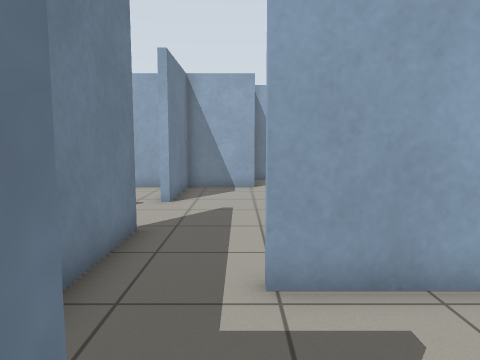
[1] (above)

16 first-person views from a walk through a robot-simulator world made for Gazebo. The camera is 0.97 m above the floor, tilts 6° down and sees 70° across. The floor is counted in squares, 0.5 m on a side. Each view is taken from the middle of a square. On the plan, view 1 faces up. The plan holds only what a view shows up to about 18 squares ahead; the rest is blank.

[2]
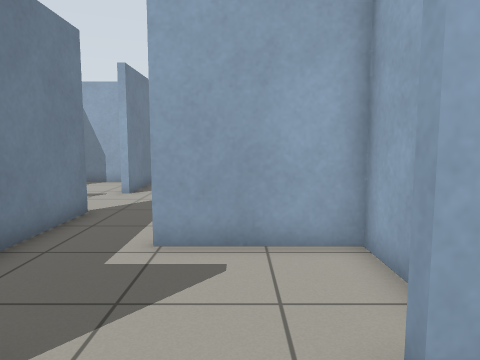

[3]
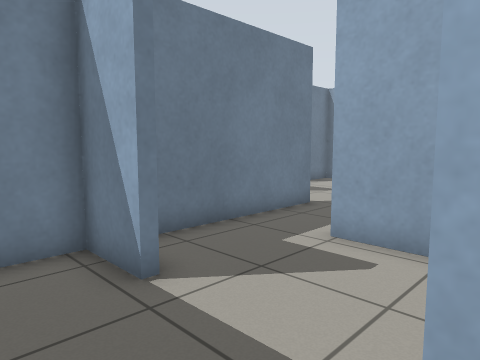

[4]
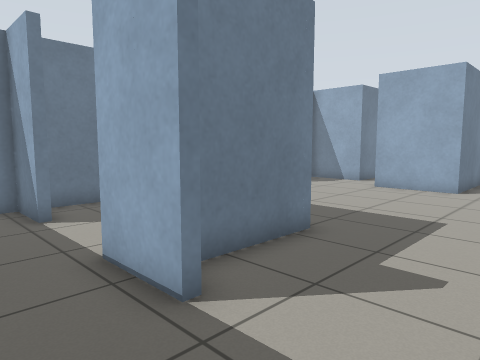

[5]
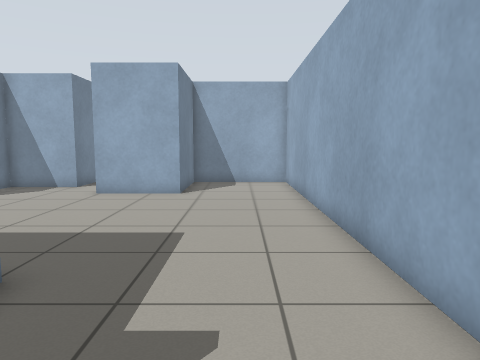

[6]
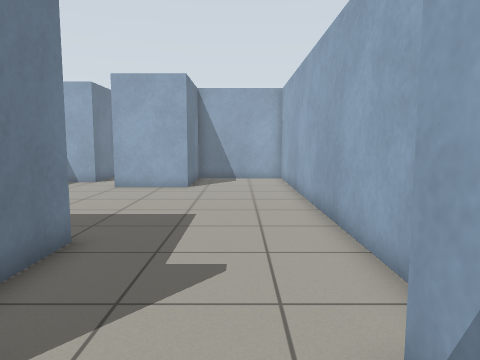

[7]
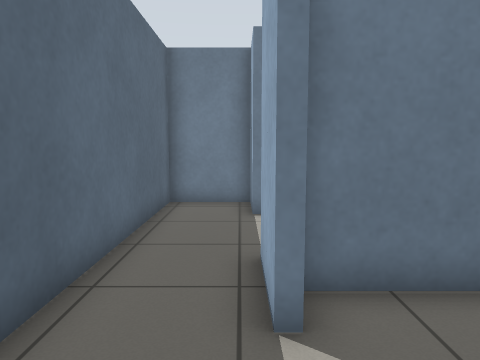

[8]
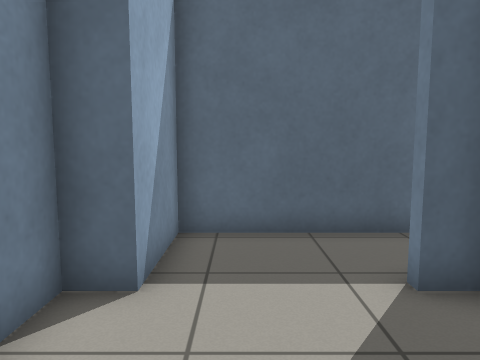

[9]
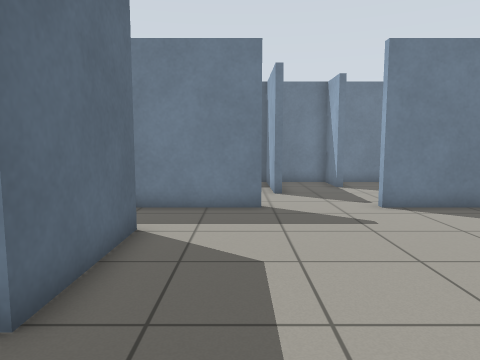

[10]
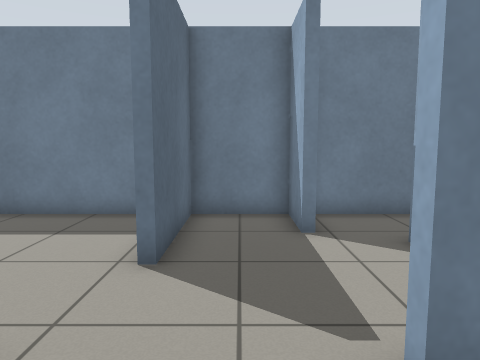

[11]
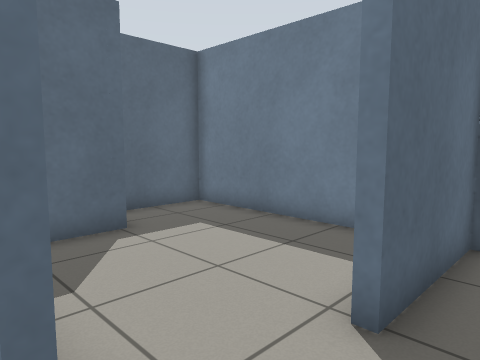

[12]
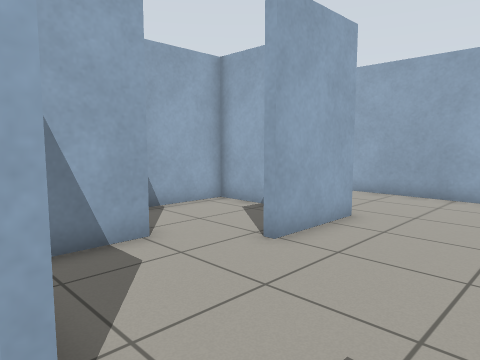

[13]
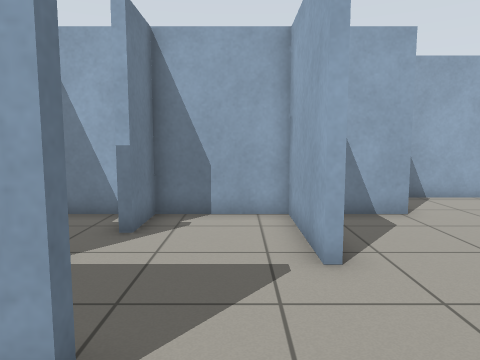

[14]
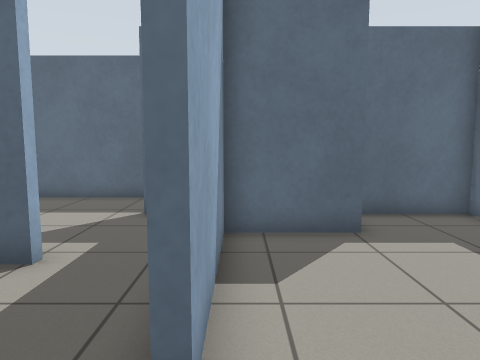

[15]
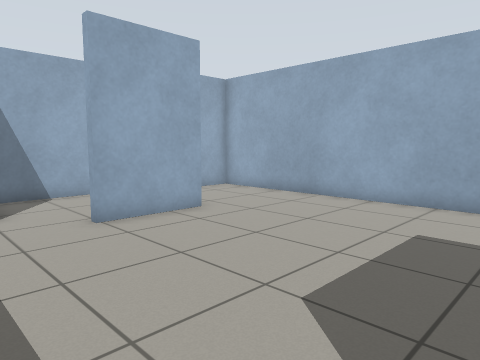

[16]
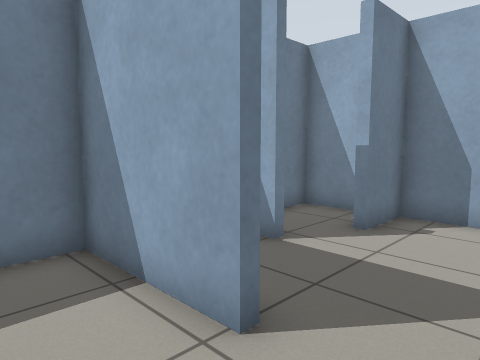

### Floor plan
Points are (right, up) in squares from view 1. A wall is a line through its corners. A room is listed if a view was taken in it or the views show most of it. See-through windows are left out.
Room 1 (views 1, 2)
walls: (-0.3, 0.7) (-0.3, 0.4) (-2.3, 0.4) (-2.3, -2.3) (3.4, -2.3)
ways out: opening at (4.5, -1) to room 2; opening at (1.5, 1) to room 4
Room 2 (views 3, 4, 5, 6, 7, 8, 9, 10, 11, 15)
walls: (0.3, 4.4) (0.3, 4.7) (4.7, 4.7) (4.7, 0.7) (5.7, 0.7) (5.7, 0.4) (3.4, 0.4); (-2.6, 7.7) (-2.3, 7.7) (-2.3, 4.5); (-2.3, 15.3) (-2.3, 11.4); (3.4, -2.3) (9.4, -2.3) (9.4, 0.7) (10.4, 0.7) (10.4, 17.3) (5.7, 17.3) (5.7, 13.3) (2.4, 13.3) (2.4, 13.8)
ways out: opening at (4.5, -1) to room 1; opening at (-2, 9.5) to room 3; opening at (-0.5, 5) to room 4; opening at (0.5, 14) to room 5
Room 3 (views 12, 13, 14, 16)
walls: (-6.5, 8.7) (-5.3, 8.7) (-5.3, 8.4) (-9.4, 8.4) (-9.4, 0.7) (-6.4, 0.7); (-5.7, 2.7) (-2.6, 2.7) (-2.6, 7.7); (-2.3, 11.4) (-2.6, 11.4) (-2.6, 15.3) (-6.3, 15.3) (-6.3, 13.3)
ways out: opening at (-2, 9.5) to room 2; opening at (-6, 11.5) to room 6
Room 4 (no view inside)
walls: (4.4, 2.5) (4.4, 4.4) (0.3, 4.4); (3.4, 0.4) (3.4, 0.7); (-2.3, 4.5) (-2.3, 1.1)
ways out: opening at (1.5, 1) to room 1; opening at (-0.5, 5) to room 2
Room 5 (no view inside)
walls: (5.4, 16.2) (5.4, 18.3) (1.3, 18.3); (0.7, 17.4) (0.7, 15.3) (-2.3, 15.3)
ways out: opening at (0.5, 14) to room 2
Room 6 (no view inside)
walls: (-7.3, 11.7) (-7.3, 11.4) (-9.4, 11.4) (-9.4, 8.7) (-6.5, 8.7); (-6.3, 13.3) (-6.8, 13.3); (-7.2, 15.3) (-9.4, 15.3) (-9.4, 12)
ways out: opening at (-6, 11.5) to room 3

Positions as (right, up) in squares from view 1, and headings:
1: (0, 0), facing up
2: (2, -2), facing up
3: (4, -2), facing up-left
4: (9, -2), facing up-left
5: (8, 0), facing up
6: (8, -2), facing up
7: (9, 0), facing left
8: (8, 5), facing down
9: (8, 7), facing left
10: (0, 10), facing left
11: (-2, 10), facing down-left
12: (-3, 9), facing up-right
13: (-4, 6), facing up
14: (-3, 10), facing down
15: (-1, 5), facing up-right
16: (-3, 6), facing up-left
